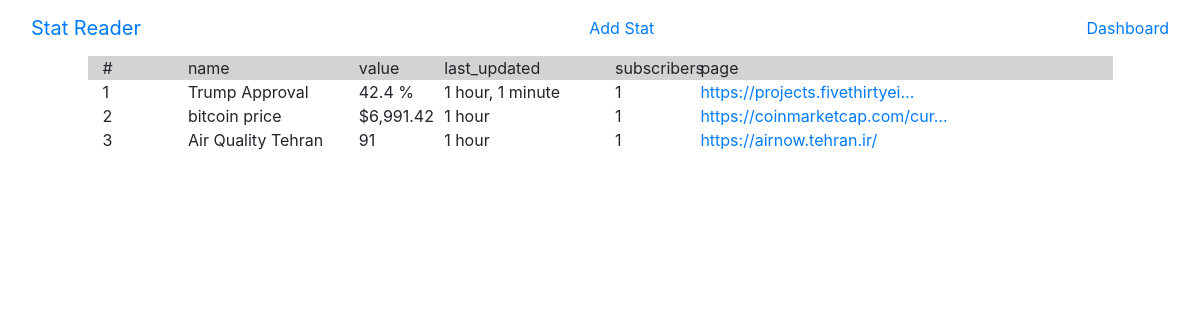
The page /dashboard/ (signed in) on the database its author committed.
### Core/models.py (models this page shows, shortened)
class Stat(models.Model):
    created = models.DateTimeField(default=timezone.now,
                                   editable=False)
    modified = models.DateTimeField(default=timezone.now)
    name = models.CharField(max_length=50)
    url = models.URLField()
    query_selector = models.CharField(max_length=500)
    creator = models.ForeignKey(to=settings.AUTH_USER_MODEL,
                                on_delete=models.CASCADE,
                                null=True, blank=True)
    subscribers = models.ManyToManyField(settings.AUTH_USER_MODEL,
                                         related_name="subscribed_stats",
                                         null=True, blank=True)
    last_value = models.CharField(max_length=20,
                                  default="0")
    last_updated = models.DateTimeField(default=timezone.now)
    prefix = models.CharField(max_length=5, null=True, blank=True)
    suffix = models.CharField(max_length=5, null=True, blank=True)
    @property
    def get_subscribers_count(self):
        return self.subscribers.count()

### Core/views.py (the view)
class DashboardView(TemplateView):
    template_name = "Dashboard.html"
    def get_context_data(self, **kwargs):
        context = super().get_context_data(**kwargs)
        context["my_stats"] = self.request.user.subscribed_stats.all()
        return context

### templates/Dashboard.html
{% extends 'base.html' %}
{% load static %}
{% block content %}
    <div class="row">
        <div class="col-xl-1"></div>
        <div class="col-xl-10">
            <div class="row" style="background-color: lightgrey">
                <div class="col-xs-1 col-sm-1 col-md-1 col-lg-1">
                    #
                </div>
                <div class="col-xs-2 col-sm-2 col-md-2 col-lg-2">
                    name
                </div>
                <div class="col-xs-1 col-sm-1 col-md-1 col-lg-1">
                    value
                </div>
                <div class="col-xs-2 col-sm-2 col-md-2 col-lg-2">
                    last_updated
                </div>
                <div class="col-xs-1 col-sm-1 col-md-1 col-lg-1">
                    subscribers
                </div>
                <div class="col-xs-2 col-sm-2 col-md-2 col-lg-2">
                    page
                </div>
            </div>
            {% for stat in my_stats %}
                <div class="row">
                	<div class="col-xs-1 col-sm-1 col-md-1 col-lg-1">
                		{{ forloop.counter }}
                	</div>
                    <div class="col-xs-2 col-sm-2 col-md-2 col-lg-2">
                    	{{ stat.name }}
                    </div>
                    <div class="col-xs-1 col-sm-1 col-md-1 col-lg-1">
                        {{ stat.last_value }}
                        {% if stat.prefix %}
                            {{ stat.prefix }}
                        {% endif %}
                    </div>
                    <div class="col-xs-2 col-sm-2 col-md-2 col-lg-2">
                        {{ stat.modified|timesince }}
                    </div>
                    <div class="col-xs-1 col-sm-1 col-md-1 col-lg-1">
                        {{ stat.get_subscribers_count }}
                    </div>
                    <div class="col-xs-2 col-sm-2 col-md-2 col-lg-2">
                        <a href="{{ stat.url }}"> {{ stat.url|truncatechars:30 }}</a>
                    </div>
                </div>
            {% endfor %}
        </div>
        <div class="col-xl-1"></div>
    </div>
{% endblock %}

### templates/base.html (shortened to what this page needs)
<!DOCTYPE HTML>
<head>
    {% load static %}
    <link href="https://stackpath.bootstrapcdn.com/bootstrap/4.4.1/css/bootstrap.min.css" rel="stylesheet"/>
</head>
<body style="overflow-x: hidden;">
<header id="header">
    <nav class="navbar">
        <div class="container-fluid">
            <div class="navbar-header">
                <a class="navbar-brand" href="{% url "dashboard" %}">Stat Reader</a>
            </div>
            <ul class="nav navbar-nav">
                <li><a href="{% url 'add-stat' %}">Add Stat</a></li>
            </ul>
            <ul class="nav navbar-nav">
                <li><a href="{% url 'dashboard' %}">Dashboard</a></li>
            </ul>
        </div>
    </nav>
</header>
{% block content %}{% endblock %}
</body>
</html>

### rows shown on the page
Stat: name "Trump Approval", last_value "42.4", prefix "%", modified "1 hour, 1 minute", get_subscribers_count "1", url "https://projects.fivethirtyei…"
Stat: name "bitcoin price", last_value "$6,991.42", modified "1 hour", get_subscribers_count "1", url "https://coinmarketcap.com/cur…"
Stat: name "Air Quality Tehran", last_value "91", modified "1 hour", get_subscribers_count "1", url "https://airnow.tehran.ir/"
